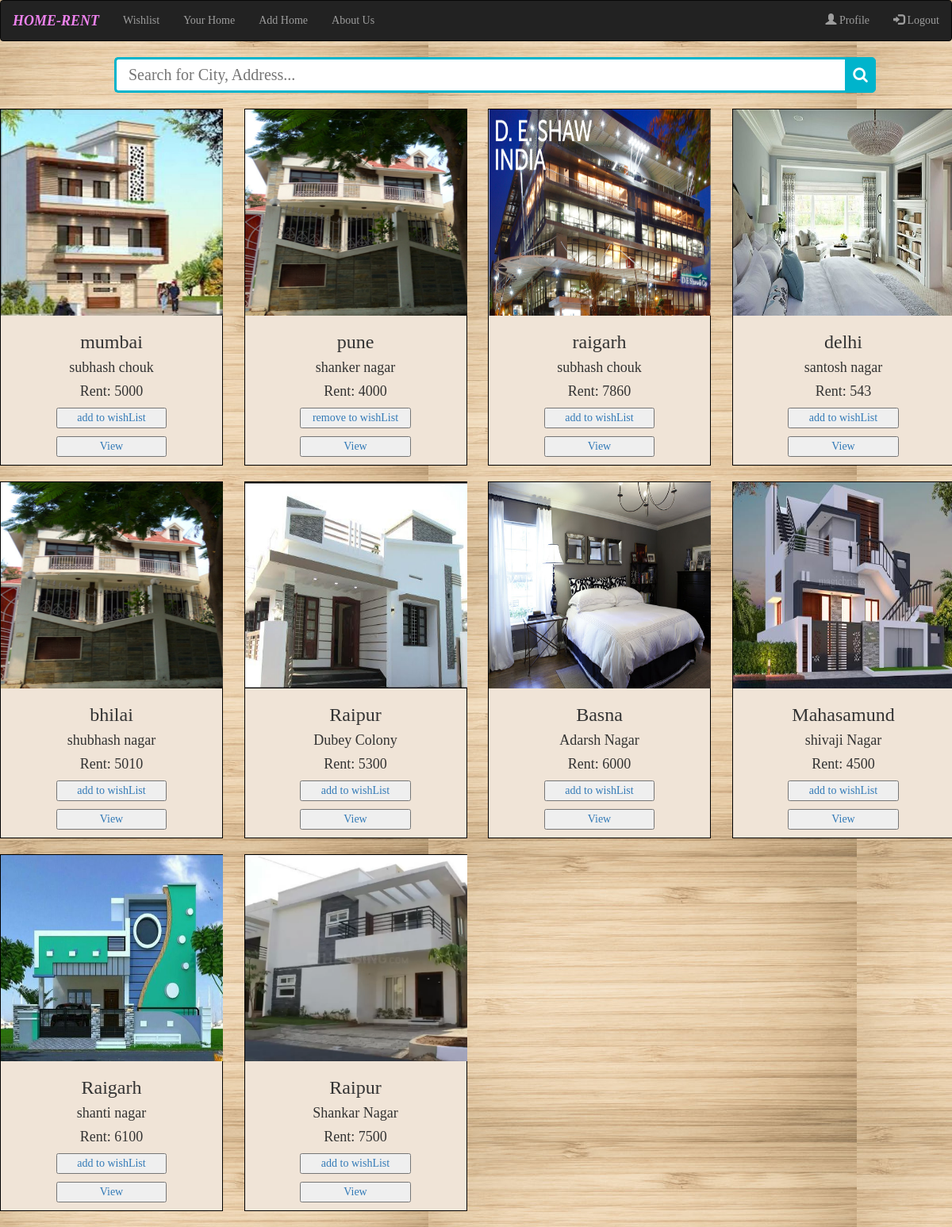
Page /home/ (signed in) on the earlier database version.
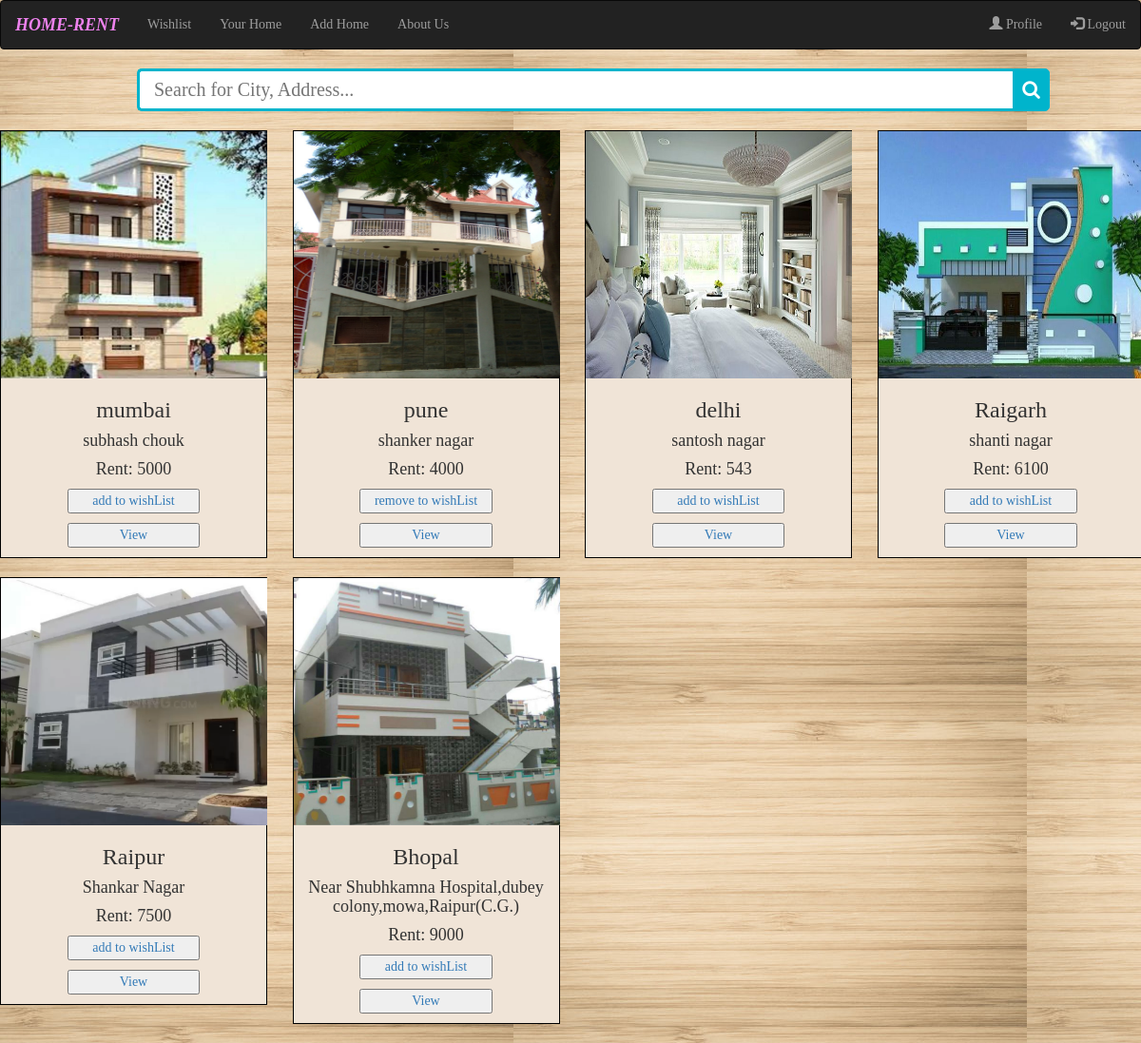
Same page on the later database version.
### homeapp/models.py (models this page shows, shortened)
class Item(models.Model):
    user = models.ForeignKey(User, on_delete=models.CASCADE, related_name="item", null=True)
    city = models.CharField(max_length=50)
    address =models.CharField(max_length=300)
    rent= models.IntegerField(null = True)
    description= models.CharField(max_length=500)
    number=models.IntegerField(null=True)
    picture = models.FileField(blank=True, null=True)
    report =models.IntegerField(default=0)
    status =models.CharField(max_length=50,default="Safe")
    availability = models.CharField(max_length=200, default="Available")

### homeapp/views.py (the view)
# urls.py: path('home/',views.category,name="category"),
@login_required
def category(request):
    data = Item.objects.all()
    return render(request,'all_categories.html',{'all_category_objects':data})

### templates/all_categories.html (shortened to what this page needs)
{% extends 'base.html' %}
{% block body %}
<div class="wrap">
  <div class="search">
     <input type="text" class="searchTerm" placeholder="Search for City, Address..." id="myinput" onkeyup="searchfn()">
     <button class="searchButton">
       <i class="fa fa-search"></i>
    </button>
  </div>
</div>
<br>
{%if all_category_objects%}
<div class="row">
  {% for homeobject in all_category_objects %}
  <div class="col-xs-12 col-sm-6 col-md-4 col-lg-3 card_object">
    <div class="card " style="text-align: center;">
      {% if homeobject.picture %}
      <img src="{{homeobject.picture.url}}" alt="No Image" style=" width:280px; height:260px;background-size:cover;">
      {% endif %}
      <h3 class="city_name">{{homeobject.city}}</h3>
      <h4 class="card_address">{{homeobject.address}}</h4>
      <b>
        <h4>Rent: {{homeobject.rent}}</h4>
      </b>
      {% if not user.is_staff%}
      {% if homeobject in request.user.extended_reverse.home_list.all %}
      <a href="/removewishlist/{{homeobject.id}}/">
        <p><button style="width:50%">remove to wishList</button></p>
      </a>
      {%else%}
      <a href="/addwishlist/{{homeobject.id}}/">
        <p><button style="width:50%">add to wishList</button></p>
      </a>
      {%endif%}
      {%endif%}
      <a href="/{{homeobject.id}}">
        <p><button style="width:50%">View</button></p>
      </a>
    </div>
    <br>
  </div>
  {% endfor %}
</div>
{%else%}
<h2 style="text-align: center;"><span class="label label-default">No Result Found...</span></h2><br><br>
{%endif%}
{% endblock body %}

### templates/base.html (shortened to what this page needs)
<!DOCTYPE html>
<html lang="en">
<head>
    {% load static %}
    <link rel="stylesheet" href="https://cdnjs.cloudflare.com/ajax/libs/font-awesome/4.7.0/css/font-awesome.min.css">
    <link rel="stylesheet" href="https://maxcdn.bootstrapcdn.com/bootstrap/3.4.1/css/bootstrap.min.css">
</head>
<body>
    <nav class="navbar navbar-inverse">
        <div class="container-fluid">
            <div class="navbar-header">
                <a class="navbar-brand" href="/home/" style="color: violet; font-family:cursive"><i><b>HOME-RENT</b></i></a>
            </div>
            <ul class="nav navbar-nav">
                {% if not user.is_staff%}
                <li><a href="/wishlist/">Wishlist</a></li>
                {% endif %}
                <li><a href="/yourhome/">Your Home</a></li>
                <li><a href="/addhome/">Add Home</a></li>
                <li><a href="/about/">About Us</a></li>
            </ul>
            <ul class="nav navbar-nav navbar-right">
                {% if user.is_staff %}
                <div class="navbar-header">
                    <a class="navbar-brand" href="#" style="color: aquamarine; font-family:cursive;"><i><b>Hello, Admin...</b></i></a>
                </div>
                {% else %}
                <li><a href="/profile/{{user.id}}/"><span class="glyphicon glyphicon-user"></span> Profile</a></li>
                {% endif %}
                <li><a href="/logout/"><span class="glyphicon glyphicon-log-in"></span> Logout</a></li>
            </ul>
        </div>
    </nav>
    {% block body %}
    {% endblock body %}
</body>
</html>

### templates/all_categories.html (style rules this page uses)
body { background-image: url('/static/homepage.jpg'); }
.card { width: 281px; background-color: #f0e4d7; border: 1px solid black; margin: auto; }
.search { width: 100%; position: relative; display: flex; margin-left: 15%; }
.searchTerm { width: 100%; border: 3px solid #00B4CC; border-right: none; padding: 15px; font-size: 20px; height: 45px; border-radius: 5px 0 0 5px; outline: none; color: #9DBFAF; }
.searchButton { width: 40px; height: 45px; border: 1px solid #00B4CC; background: #00B4CC; text-align: center; color: #fff; border-radius: 0 5px 5px 0; cursor: pointer; font-size: 20px; }
.wrap { width: 80%; left: 50%; }

### templates/base.html (style rules this page uses)
* { font-family: cursive; }

Differences in the rows shown:
removed Item: picture (picture), city "raigarh", address "subhash chouk", rent "7860"
removed Item: picture (picture), city "bhilai", address "shubhash nagar", rent "5010"
removed Item: picture (picture), city "Raipur", address "Dubey Colony", rent "5300"
removed Item: picture (picture), city "Basna", address "Adarsh Nagar", rent "6000"
removed Item: picture (picture), city "Mahasamund", address "shivaji Nagar", rent "4500"
added Item: picture (picture), city "Bhopal", address "Near Shubhkamna Hospital,dubey colony,mowa,Raipur(C.G.)", rent "9000"
